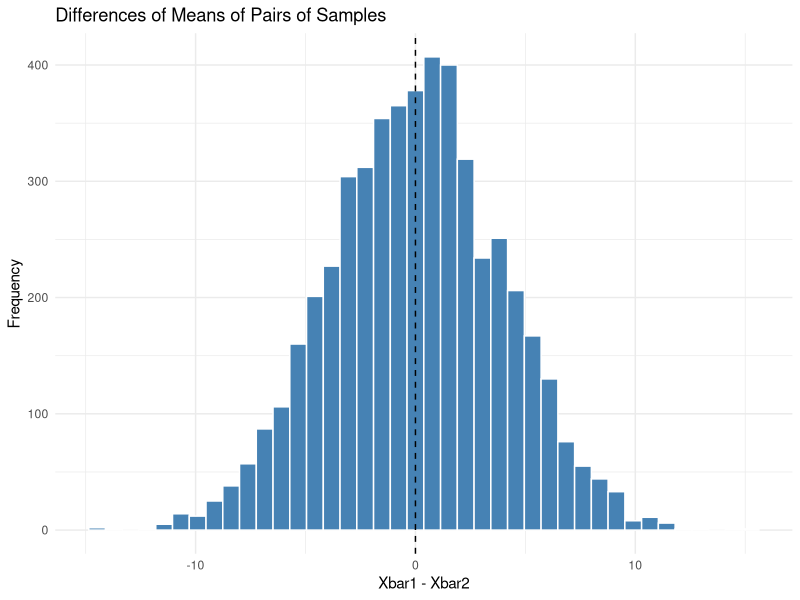
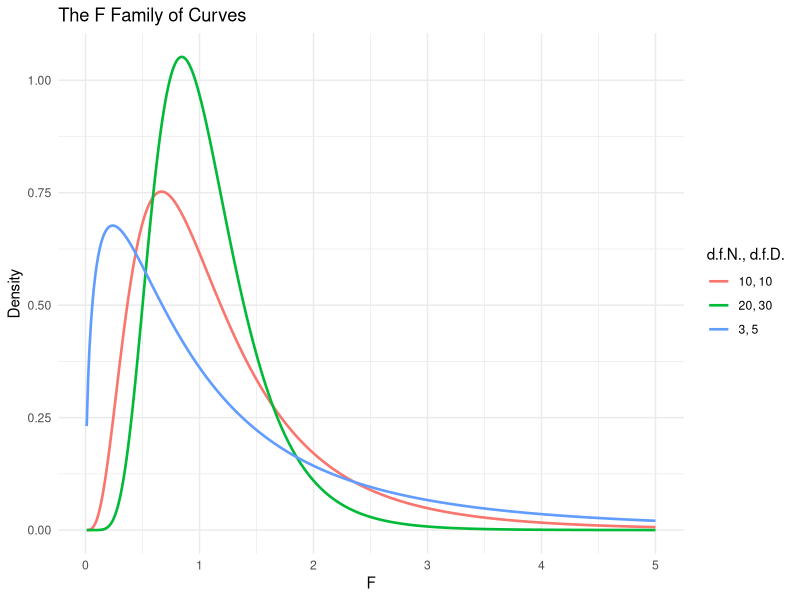

R code for these plots, in order:
## ---- chunk 1
library(tidyverse)
library(ggplot2)
knitr::opts_chunk$set(echo = TRUE, warning = FALSE, message = FALSE)
## ---- chunk 2
set.seed(2023)
mean_differences <- replicate(5000,
  mean(rnorm(30, 100, 15)) - mean(rnorm(30, 100, 15)))
ggplot(data.frame(difference = mean_differences), aes(difference)) +
  geom_histogram(bins = 40, fill = "steelblue", colour = "white") +
  geom_vline(xintercept = 0, linetype = "dashed") +
  labs(title = "Differences of Means of Pairs of Samples",
       x = "Xbar1 - Xbar2", y = "Frequency") +
  theme_minimal()
## ---- chunk 3
mean_app <- 1685; sigma_app <- 320; n_app <- 40
mean_web <- 1512; sigma_web <- 285; n_web <- 40
se_orders <- sqrt(sigma_app^2 / n_app + sigma_web^2 / n_web)
z_statistic <- (mean_app - mean_web) / se_orders
round(c(standard_error = se_orders, z = z_statistic), 2)
round(qnorm(c(0.025, 0.975)), 2)
round(2 * pnorm(abs(z_statistic), lower.tail = FALSE), 4)
## ---- chunk 4
taoyuan  <- c(14,  6, 16,  7, 18, 10, 13, 14,  7, 11,
              18, 10, 15, 16, 11, 15,  5,  7, 11, 15,
               6, 15, 16, 13,  9, 14, 15, 14,  7, 19,
              16,  6, 10,  6, 17, 14, 13, 11, 22, 19,
               8, 13, 11, 15, 13, 10, 14, 11, 10, 14)
taichung <- c(13, 10, 16, 10, 10,  9, 13,  8,  9, 16,
              11, 17, 12,  8, 14,  8, 16,  5,  8,  6,
               8, 13,  7, 16, 14, 12, 12, 18, 14, 18,
              16, 15, 12,  7, 11, 20,  7,  9, 14,  8,
              11, 11, 16, 15, 15, 13, 12, 15,  7,  5)
round(c(n_taoyuan = length(taoyuan), n_taichung = length(taichung),
        mean_taoyuan = mean(taoyuan), mean_taichung = mean(taichung)), 1)
## ---- chunk 5
sigma_lines <- 4
se_lines <- sqrt(sigma_lines^2 / length(taoyuan) +
                 sigma_lines^2 / length(taichung))
z_statistic <- (mean(taoyuan) - mean(taichung)) / se_lines
round(c(z = z_statistic,
        p_value = pnorm(z_statistic, lower.tail = FALSE)), 4)
## ---- chunk 6
margin_of_error <- qnorm(0.975) * se_orders
difference <- mean_app - mean_web
round(c(lower = difference - margin_of_error,
        upper = difference + margin_of_error), 2)
## ---- chunk 7
mean_street <- 854; sd_street <- 52; n_street <- 10
mean_mall   <- 814; sd_mall   <- 61; n_mall   <- 10
degrees_freedom <- min(n_street - 1, n_mall - 1)
se_revenue <- sqrt(sd_street^2 / n_street + sd_mall^2 / n_mall)
t_statistic <- (mean_street - mean_mall) / se_revenue
round(c(df = degrees_freedom, standard_error = se_revenue,
        t = t_statistic), 3)
round(qt(c(0.025, 0.975), degrees_freedom), 3)
round(2 * pt(abs(t_statistic), degrees_freedom, lower.tail = FALSE), 4)
## ---- chunk 8
margin_of_error <- qt(0.975, degrees_freedom) * se_revenue
difference <- mean_street - mean_mall
round(c(lower = difference - margin_of_error,
        upper = difference + margin_of_error), 2)
## ---- chunk 9
welch_df <- function(sd1, n1, sd2, n2) {
  (sd1^2 / n1 + sd2^2 / n2)^2 /
    ((sd1^2 / n1)^2 / (n1 - 1) + (sd2^2 / n2)^2 / (n2 - 1))
}
df_welch <- welch_df(sd_street, n_street, sd_mall, n_mall)
round(c(df_book = degrees_freedom, df_welch = df_welch), 3)
round(c(p_book  = 2 * pt(abs(t_statistic), degrees_freedom, lower.tail = FALSE),
        p_welch = 2 * pt(abs(t_statistic), df_welch, lower.tail = FALSE)), 4)
## ---- chunk 10
three_years_ago <- c(7.00, 3.40, 3.90, 3.50, 4.00, 3.30, 4.00, 5.30, 3.90)
today           <- c(5.20, 3.80, 6.40, 2.90, 7.10, 4.50, 8.20, 3.30, 6.80)
revenue_change  <- three_years_ago - today
knitr::kable(data.frame(X1 = three_years_ago, X2 = today, D = revenue_change,
                        D2 = revenue_change^2), align = "c")
round(c(sumD = sum(revenue_change), sumD2 = sum(revenue_change^2)), 4)
## ---- chunk 11
n_outlets <- length(revenue_change)
t_statistic <- mean(revenue_change) / (sd(revenue_change) / sqrt(n_outlets))
round(c(Dbar = mean(revenue_change), sD = sd(revenue_change),
        t = t_statistic), 3)
round(qt(0.05, n_outlets - 1), 3)
round(pt(t_statistic, n_outlets - 1), 4)
## ---- chunk 12
before <- c(34, 28, 41, 37, 25, 30)
after  <- c(28, 26, 42, 29, 24, 31)
defect_change <- before - after
knitr::kable(data.frame(X1 = before, X2 = after,
                        D = defect_change, D2 = defect_change^2), align = "c")
round(c(sumD = sum(defect_change), sumD2 = sum(defect_change^2),
        Dbar = mean(defect_change), sD = sd(defect_change)), 3)
## ---- chunk 13
n_lines <- length(defect_change)
t_statistic <- mean(defect_change) / (sd(defect_change) / sqrt(n_lines))
round(t_statistic, 3)
round(qt(c(0.05, 0.95), n_lines - 1), 3)
round(2 * pt(abs(t_statistic), n_lines - 1, lower.tail = FALSE), 4)
## ---- chunk 14
margin_of_error <- qt(0.95, n_lines - 1) * sd(defect_change) / sqrt(n_lines)
round(c(lower = mean(defect_change) - margin_of_error,
        upper = mean(defect_change) + margin_of_error), 2)
## ---- chunk 15
wallet_hyper <- 18; n_hyper <- 45
wallet_cvs   <- 25; n_cvs   <- 35
phat_hyper <- wallet_hyper / n_hyper
phat_cvs   <- wallet_cvs / n_cvs
pbar <- (wallet_hyper + wallet_cvs) / (n_hyper + n_cvs)
round(c(phat_hyper = phat_hyper, phat_cvs = phat_cvs,
        pbar = pbar, qbar = 1 - pbar), 4)
z_statistic <- (phat_hyper - phat_cvs) /
  sqrt(pbar * (1 - pbar) * (1 / n_hyper + 1 / n_cvs))
round(z_statistic, 2)
round(qnorm(c(0.025, 0.975)), 2)
round(2 * pnorm(abs(z_statistic), lower.tail = FALSE), 4)
## ---- chunk 16
phat_business <- 0.72; n_business <- 250
phat_leisure  <- 0.60; n_leisure  <- 150
count_business <- phat_business * n_business
count_leisure  <- phat_leisure * n_leisure
pbar <- (count_business + count_leisure) / (n_business + n_leisure)
round(c(X1 = count_business, X2 = count_leisure,
        pbar = pbar, qbar = 1 - pbar), 3)
z_statistic <- (phat_business - phat_leisure) /
  sqrt(pbar * (1 - pbar) * (1 / n_business + 1 / n_leisure))
round(z_statistic, 2)
round(qnorm(0.90), 2)
round(pnorm(z_statistic, lower.tail = FALSE), 4)
## ---- chunk 17
margin_of_error <- qnorm(0.975) *
  sqrt(phat_hyper * (1 - phat_hyper) / n_hyper +
       phat_cvs * (1 - phat_cvs) / n_cvs)
difference <- phat_hyper - phat_cvs
round(c(lower = difference - margin_of_error,
        upper = difference + margin_of_error), 3)
## ---- chunk 18
f_value <- seq(0.01, 5, length.out = 400)
f_curves <- bind_rows(
  tibble(f_value, density = df(f_value,  3,  5), degrees = "3, 5"),
  tibble(f_value, density = df(f_value, 10, 10), degrees = "10, 10"),
  tibble(f_value, density = df(f_value, 20, 30), degrees = "20, 30")
)
ggplot(f_curves, aes(f_value, density, colour = degrees)) +
  geom_line(linewidth = 0.9) +
  labs(title = "The F Family of Curves", x = "F", y = "Density",
       colour = "d.f.N., d.f.D.") +
  theme_minimal()
## ---- chunk 19
alpha <- 0.05
df_numerator <- 12; df_denominator <- 18
round(qf(1 - alpha, df_numerator, df_denominator), 2)
## ---- chunk 20
alpha <- 0.05
n_numerator <- 16; n_denominator <- 25
df_numerator <- n_numerator - 1; df_denominator <- n_denominator - 1
c(dfN = df_numerator, dfD = df_denominator)
round(qf(1 - alpha/2, df_numerator, df_denominator), 2)
## ---- chunk 21
var_taoyuan  <- 45.0; n_taoyuan_picks  <- 25
var_taichung <- 23.5; n_taichung_picks <- 19
df_numerator <- n_taoyuan_picks - 1; df_denominator <- n_taichung_picks - 1
f_statistic <- var_taoyuan / var_taichung
round(c(dfN = df_numerator, dfD = df_denominator, F = f_statistic), 2)
round(qf(0.975, df_numerator, df_denominator), 2)
round(2 * pf(f_statistic, df_numerator, df_denominator, lower.tail = FALSE), 4)
## ---- chunk 22
sd_supplier_a <- 0.84; n_supplier_a <- 12
sd_supplier_b <- 0.55; n_supplier_b <- 16
df_numerator <- n_supplier_a - 1; df_denominator <- n_supplier_b - 1
f_statistic <- sd_supplier_a^2 / sd_supplier_b^2
round(c(dfN = df_numerator, dfD = df_denominator, F = f_statistic), 2)
round(qf(0.99, df_numerator, df_denominator), 2)
round(pf(f_statistic, df_numerator, df_denominator, lower.tail = FALSE), 4)
## ---- chunk 23
northern <- c(48.2, 61.5, 39.8, 55.3, 44.6, 58.1)
southern <- c(50.4, 41.2, 53.2, 45.9)
df_numerator <- length(northern) - 1
df_denominator <- length(southern) - 1
f_statistic <- var(northern) / var(southern)
round(c(var_northern = var(northern), var_southern = var(southern)), 2)
round(c(dfN = df_numerator, dfD = df_denominator, F = f_statistic), 2)
round(pf(f_statistic, df_numerator, df_denominator, lower.tail = FALSE), 3)
